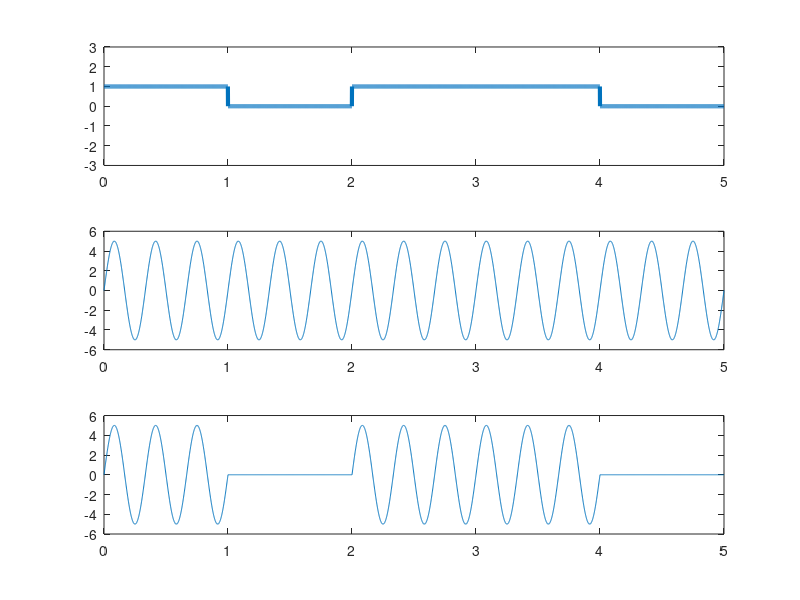

Write MATLAB code to recreate this figure.
clc;
clear all;
close all;

bits=[1 0 1 1 0];
n= 1000;

T = length(bits);
t = 0:1/n:T;
x=zeros(1,length(t));
for i = 1:T
  if bits(i) == 1
    x((i-1)*n+1:i*n)  = 1;
 end
end

subplot(3,1,1);
plot(t, x, 'linewidth', 3);
ylim([-3, 3]);


a = 5;
f = 3;

sig = a * sin ( 2* pi * f * t);
subplot(3,1,2);
plot(t, sig);

% Modulation
m = x.*sig;
subplot(3,1,3);
plot(t, m);

index=0;
res=zeros(1,T);
for i=1:length(t)
    if t(i)>index
        index=index+1;
        if m(i)~=0
            res(index)=1;
        end
    end
end
disp('modulated bits');
disp(res);
